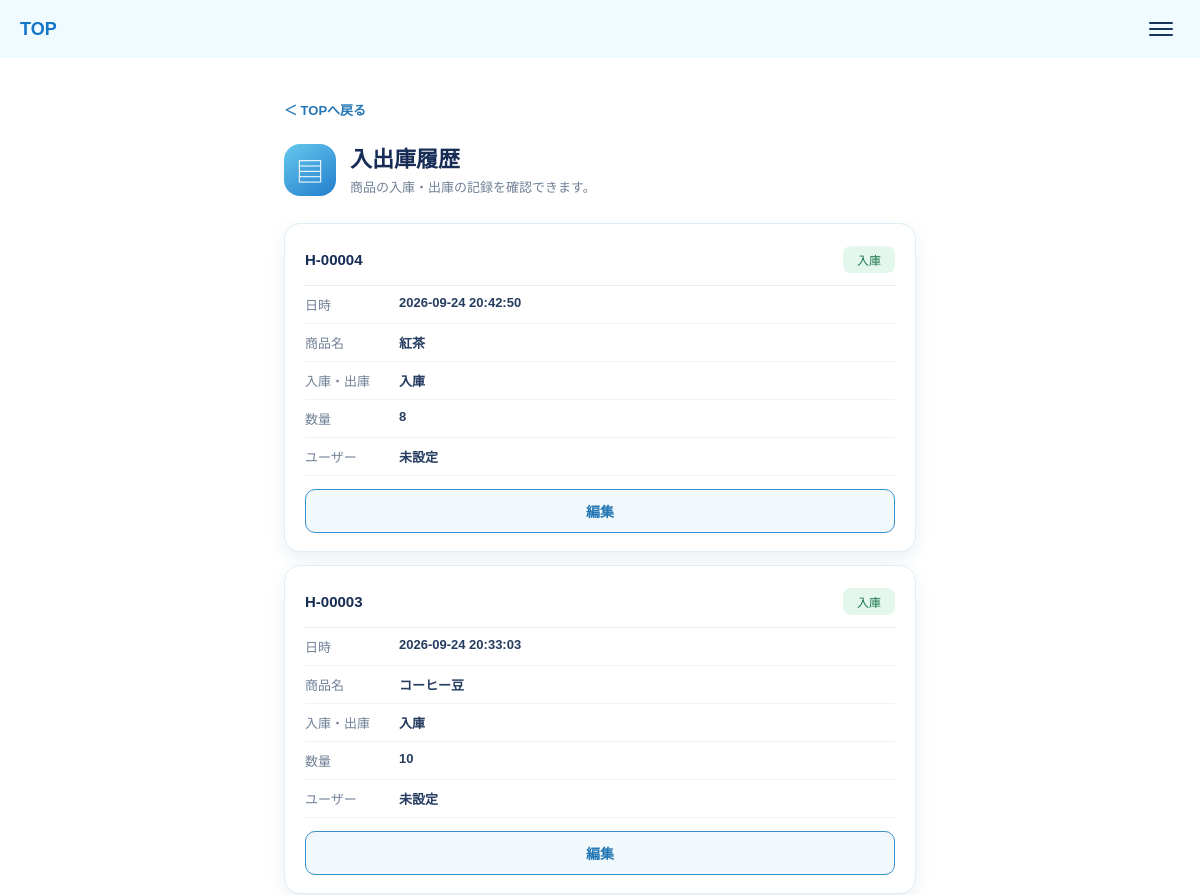
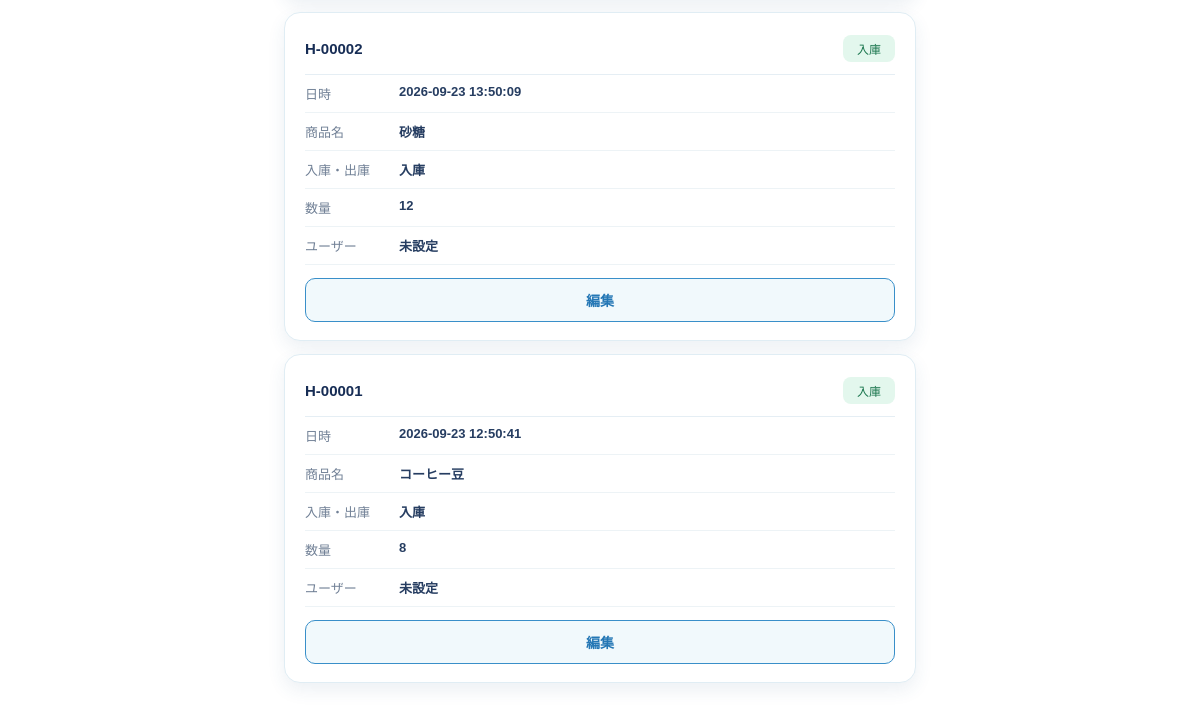
Before: /history with the older database file (2 pictures, top to bottom).
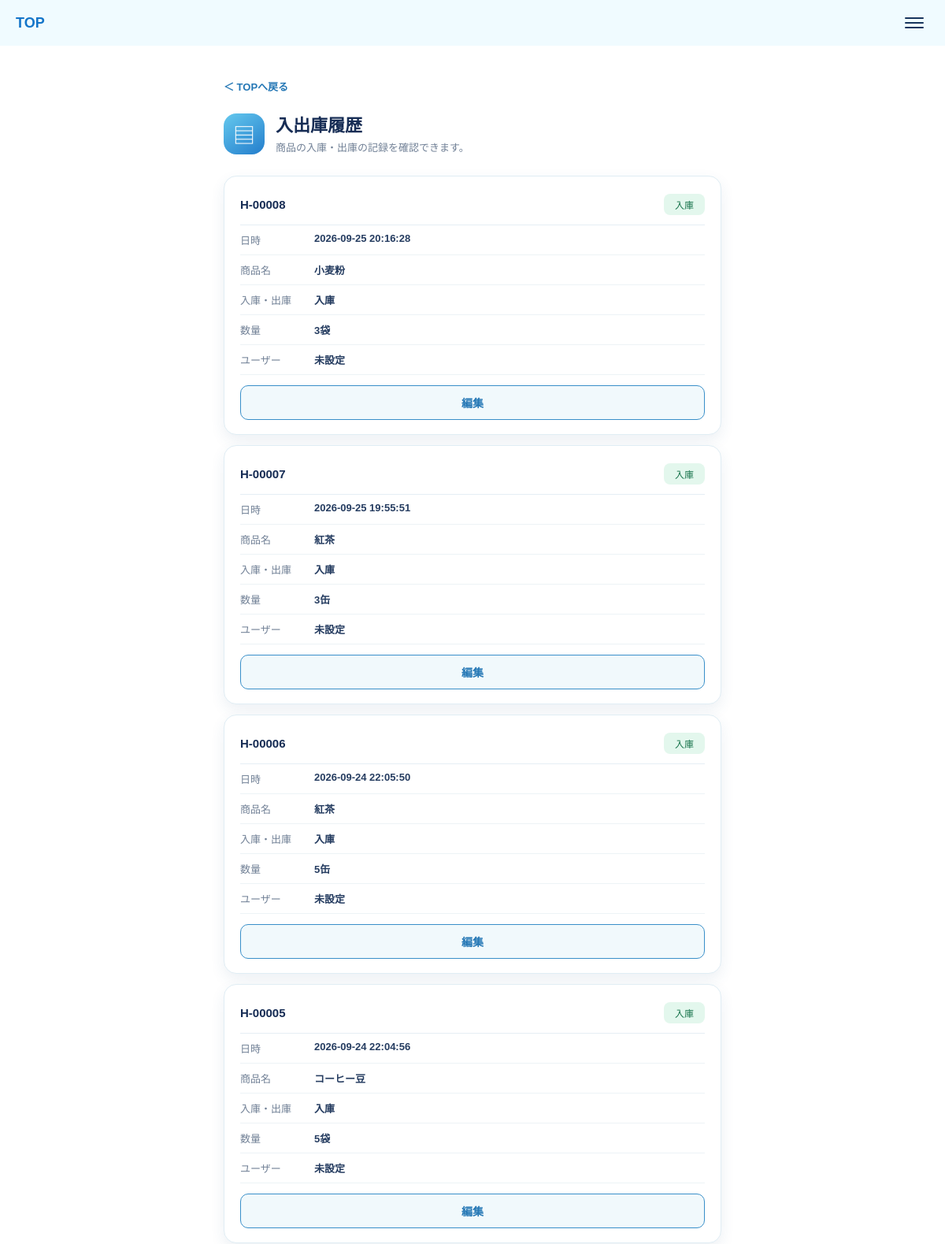
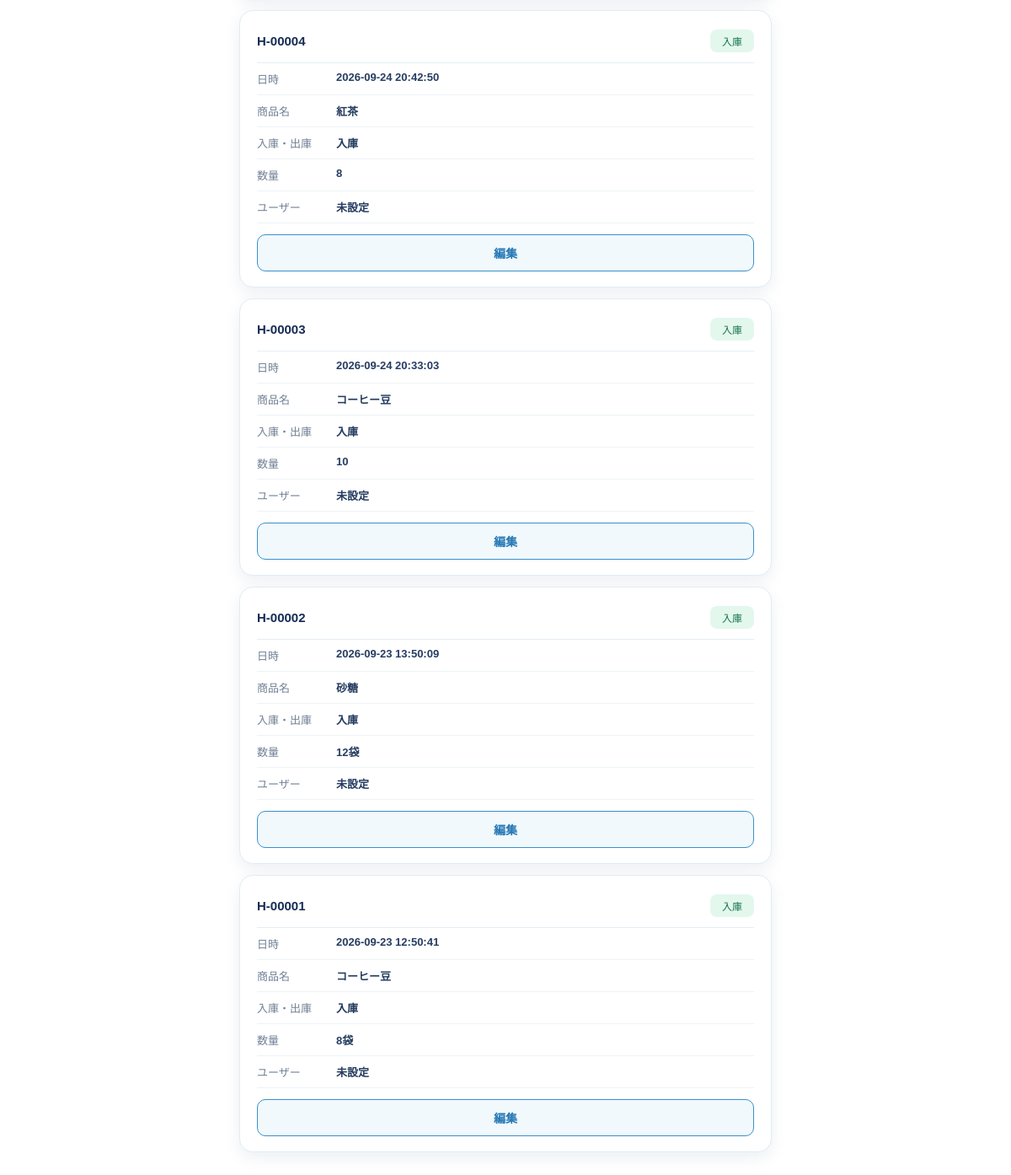
After: the same page with the newer database file (2 pictures, top to bottom).
### tables this page shows
CREATE TABLE transactions (
    id INTEGER PRIMARY KEY AUTOINCREMENT,
    product_name TEXT NOT NULL,
    transaction_type TEXT NOT NULL,
    quantity INTEGER NOT NULL,
    created_at TEXT NOT NULL
, product_id INTEGER);

CREATE TABLE products (
    id INTEGER PRIMARY KEY AUTOINCREMENT,
    name TEXT NOT NULL,
    stock INTEGER NOT NULL DEFAULT 0,
    proper_stock INTEGER NOT NULL
, unit TEXT);

### app.py (the view)
@app.route("/history")
def history():
    conn = get_db_connection()
    transactions = conn.execute(
        """
        SELECT transactions.*, products.name AS current_product_name,
             products.unit AS current_product_unit
        FROM transactions
        LEFT JOIN products ON products.id = transactions.product_id
        ORDER BY transactions.id DESC
        """
    ).fetchall()
    conn.close()
    return render_template(
        "history.html",
        transactions=transactions
    )

### app.py (called while the page is built)
def get_db_connection():
    conn = sqlite3.connect("inventory.db")
    conn.row_factory = sqlite3.Row
    product_columns = {
        row[1] for row in conn.execute("PRAGMA table_info(products)")
    }
    if product_columns and "unit" not in product_columns:
        conn.execute("ALTER TABLE products ADD COLUMN unit TEXT")
        conn.commit()
    columns = {
        row[1] for row in conn.execute("PRAGMA table_info(transactions)")
    }
    if columns and "product_id" not in columns:
        conn.execute("ALTER TABLE transactions ADD COLUMN product_id INTEGER")
        conn.commit()
    return conn

### templates/history.html (shortened to what this page needs)
<!DOCTYPE html>
{% extends "base.html" %}
{% block site_header %}
<header class="top-header">
    <a class="top-header__brand" href="{{ url_for('home') }}">TOP</a>
    <button class="menu-button" type="button" aria-label="メニュー">
        <span></span>
        <span></span>
        <span></span>
    </button>
</header>
{% endblock %}
{% block content %}
<div class="history-page">
    <a class="history-page__back" href="{{ url_for('home') }}">＜ TOPへ戻る</a>
    <section class="history-heading">
        <div class="history-heading__icon" aria-hidden="true">▤</div>
        <div>
            <h1>入出庫履歴</h1>
            <p>商品の入庫・出庫の記録を確認できます。</p>
        </div>
    </section>
    <section class="history-list" aria-label="入出庫履歴一覧">
        {% for transaction in transactions %}
        <article class="history-card">
            <div class="history-card__topline">
                <strong>H-{{ "%05d"|format(transaction.id) }}</strong>
                <span class="history-type{% if transaction.transaction_type in ['in', '入荷'] %} history-type--in{% else %} history-type--out{% endif %}">
                    {% if transaction.transaction_type in ['in', '入荷'] %}入庫{% else %}出庫{% endif %}
                </span>
            </div>
            <dl class="history-card__details">
                <div><dt>日時</dt><dd>{{ transaction.created_at }}</dd></div>
                <div><dt>商品名</dt><dd>{{ transaction.current_product_name or transaction.product_name }}</dd></div>
                <div><dt>入庫・出庫</dt><dd>{% if transaction.transaction_type in ['in', '入荷'] %}入庫{% else %}出庫{% endif %}</dd></div>
                <div><dt>数量</dt><dd>{{ transaction.quantity }}{% if transaction.current_product_unit and transaction.current_product_unit != "未設定" %}{{ transaction.current_product_unit }}{% endif %}</dd></div>
                <div><dt>ユーザー</dt><dd>未設定</dd></div>
            </dl>
            <a class="history-edit-button" href="{{ url_for('edit_transaction', transaction_id=transaction.id) }}">編集</a>
        </article>
        {% else %}
        <p class="history-empty">入出庫履歴はありません。</p>
        {% endfor %}
    </section>
</div>
{% endblock %}

### templates/base.html (shortened to what this page needs)
<!DOCTYPE html>
<html lang="ja">
<head>
    <link rel="stylesheet"
          href="{{ url_for('static', filename='style.css') }}">
</head>
<body>
    {% block site_header %}{% endblock %}
    <main>
        {% block content %}
        {% endblock %}
    </main>
</body>
</html>

### static/style.css (style rules this page uses)
* { box-sizing: border-box; }
body { margin: 0; color: #162b52; background: #ffffff; font-family: "Yu Gothic", "Hiragino Kaku Gothic ProN", sans-serif; }
a { color: inherit; }
.top-header { display: flex; align-items: center; justify-content: space-between; min-height: 58px; padding: 0 20px; background: #f0fbff; }
.top-header__brand { color: #1475c9; font-size: 18px; font-weight: 700; text-decoration: none; }
.menu-button { display: grid; gap: 4px; width: 38px; padding: 8px 7px; border: 0; border-radius: 8px; background: transparent; }
.menu-button span { display: block; height: 2px; border-radius: 2px; background: #17345d; }
.history-page { width: min(100%, 680px); margin: 0 auto; padding: 24px 16px 44px; }
.history-page__back { display: inline-block; margin-bottom: 22px; color: #2477b5; font-size: 13px; font-weight: 700; text-decoration: none; }
.history-heading { display: flex; align-items: center; gap: 14px; margin-bottom: 24px; }
.history-heading__icon { display: grid; flex: 0 0 52px; place-items: center; width: 52px; height: 52px; border-radius: 16px; color: #ffffff; background: linear-gradient(145deg, #65c9ee, #237dcc); font-size: 28px; }
.history-heading h1 { margin: 0 0 5px; color: #172d55; font-size: 22px; }
.history-heading p { margin: 0; color: #718096; font-size: 13px; line-height: 1.6; }
.history-list { display: grid; gap: 13px; }
.history-card { padding: 16px 14px 14px; border: 1px solid #e0edf4; border-radius: 16px; background: #ffffff; box-shadow: 0 7px 18px rgba(48, 91, 130, 0.09); }
.history-card__topline { display: flex; align-items: center; justify-content: space-between; padding-bottom: 12px; border-bottom: 1px solid #e5eef4; color: #172d55; font-size: 15px; }
.history-type { min-width: 52px; padding: 5px 9px; border-radius: 8px; font-size: 12px; text-align: center; }
.history-type--in { color: #19754d; background: #e3f7ed; }
.history-card__details { margin: 0; }
.history-card__details div { display: grid; grid-template-columns: 86px minmax(0, 1fr); gap: 8px; padding: 9px 0; border-bottom: 1px solid #edf3f6; font-size: 13px; }
.history-card__details dt { color: #718096; }
.history-card__details dd { overflow: hidden; margin: 0; color: #263d61; font-weight: 600; text-overflow: ellipsis; white-space: nowrap; }
.history-edit-button, .history-submit, .history-delete-button, .history-cancel { display: flex; align-items: center; justify-content: center; width: 100%; min-height: 44px; border-radius: 10px; font-size: 14px; font-weight: 700; text-decoration: none; }
.history-edit-button { margin-top: 13px; border: 1px solid #398fc9; color: #2477b5; background: #f1f9fc; }
@media (min-width: 768px) { .history-page { padding: 42px 24px 56px; } }
@media (min-width: 768px) { .history-card, .history-form { padding: 22px 20px 18px; } }

Changed rows visible on the page:
added transactions: id "00008", transaction_type "入庫"
added transactions: id "00007", transaction_type "入庫"
added transactions: id "00006", transaction_type "入庫"
added transactions: id "00005", transaction_type "入庫"
shown differently, row unchanged: transactions "砂糖": current_product_unit (not shown) → "袋"
changed through a linked row, transactions "00001": current_product_unit (not shown) → "袋"
